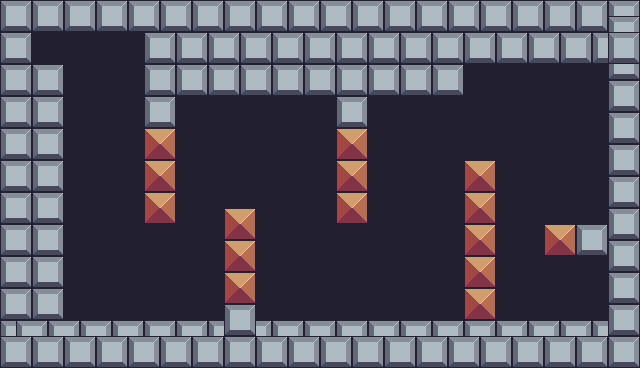

The image is a tile-based game level rendered from a .tmx file. Its description and complete source (layers, tilesets, objects, tile grids) follow:
An orthogonal 40x23 tile map with 16x16 px tiles, 1 tile layer (Tile Layer 1) and 20 objects (13x ColllisionRecs, 3x Fruit, Player, Diamond, Shrinker, ...).

<map version="1.10" tiledversion="1.10.2" orientation="orthogonal" renderorder="right-down" width="40" height="23" tilewidth="16" tileheight="16" infinite="0" nextlayerid="8" nextobjectid="145">
 <tileset firstgid="1" source="maize.tsx" />
 <layer id="1" name="Tile Layer 1" width="40" height="23">
  <data encoding="csv">
124,125,124,125,124,125,124,125,124,125,124,125,124,125,124,125,124,125,124,125,124,125,124,125,124,125,124,125,124,125,124,125,124,125,124,125,124,125,124,125,
146,147,146,147,146,147,146,147,146,147,146,147,146,147,146,147,146,147,146,147,146,147,146,147,146,147,146,147,146,147,146,147,146,147,146,147,146,147,124,125,
124,125,24,24,24,24,24,24,24,124,125,124,125,124,125,124,125,124,125,124,125,124,125,124,125,124,125,124,125,124,125,124,125,124,125,124,125,124,124,125,
146,147,24,24,24,24,24,24,24,146,147,146,147,146,147,146,147,146,147,146,147,146,147,146,147,146,147,146,147,146,147,146,147,146,147,146,147,146,146,147,
124,125,124,125,24,24,24,24,24,124,125,124,125,124,125,124,125,124,125,124,125,124,125,124,125,124,125,124,125,24,24,24,24,24,24,24,24,24,146,147,
146,147,146,147,24,24,24,24,24,146,147,146,147,146,147,146,147,146,147,146,147,146,147,146,147,146,147,146,147,24,24,24,24,24,24,24,24,24,124,125,
124,125,124,125,24,24,24,24,24,124,125,24,24,24,24,24,24,24,24,24,24,124,125,24,24,24,24,24,24,24,24,24,24,24,24,24,24,24,146,147,
146,147,146,147,24,24,24,24,24,146,147,24,24,24,24,24,24,24,24,24,24,146,147,24,24,24,24,24,24,24,24,24,24,24,24,24,24,24,124,125,
124,125,124,125,24,24,24,24,24,36,37,24,24,24,24,24,24,24,24,24,24,36,37,24,24,24,24,24,24,24,24,24,24,24,24,24,24,24,146,147,
146,147,146,147,24,24,24,24,24,58,59,24,24,24,24,24,24,24,24,24,24,58,59,24,24,24,24,24,24,24,24,24,24,24,24,24,24,24,124,125,
124,125,124,125,24,24,24,24,24,36,37,24,24,24,24,24,24,24,24,24,24,36,37,24,24,24,24,24,24,36,37,24,24,24,24,24,24,24,146,147,
146,147,146,147,24,24,24,24,24,58,59,24,24,24,24,24,24,24,24,24,24,58,59,24,24,24,24,24,24,58,59,24,24,24,24,24,24,24,124,125,
124,125,124,125,24,24,24,24,24,36,37,24,24,24,24,24,24,24,24,24,24,36,37,24,24,24,24,24,24,36,37,24,24,24,24,24,24,24,146,147,
146,147,146,147,24,24,24,24,24,58,59,24,24,24,36,37,24,24,24,24,24,58,59,24,24,24,24,24,24,58,59,24,24,24,24,24,24,24,124,125,
124,125,124,125,24,24,24,24,24,24,24,24,24,24,58,59,24,24,24,24,24,24,24,24,24,24,24,24,24,36,37,24,24,24,36,37,124,125,146,147,
146,147,146,147,24,24,24,24,24,24,24,24,24,24,36,37,24,24,24,24,24,24,24,24,24,24,24,24,24,58,59,24,24,24,58,59,146,147,124,125,
124,125,124,125,24,24,24,24,24,24,24,24,24,24,58,59,24,24,24,24,24,24,24,24,24,24,24,24,24,36,37,24,24,24,24,24,24,24,146,147,
146,147,146,147,24,24,24,24,24,24,24,24,24,24,36,37,24,24,24,24,24,24,24,24,24,24,24,24,24,58,59,24,24,24,24,24,24,24,124,125,
124,125,124,125,24,24,24,24,24,24,24,24,24,24,58,59,24,24,24,24,24,24,24,24,24,24,24,24,24,36,37,24,24,24,24,24,24,24,146,147,
146,147,146,147,24,24,24,24,24,24,24,24,24,24,124,125,24,24,24,24,24,24,24,24,24,24,24,24,24,58,59,24,24,24,24,24,24,24,124,125,
124,124,125,124,125,124,125,124,125,124,125,124,125,124,146,147,125,124,125,124,125,124,125,124,125,124,125,124,125,124,125,124,125,124,125,124,125,124,146,147,
124,125,124,125,124,125,124,125,124,125,124,125,124,125,124,125,124,125,124,125,124,125,124,125,124,125,124,125,124,125,124,125,124,125,124,125,124,125,124,125,
146,147,146,147,146,147,146,147,146,147,146,147,146,147,146,147,146,147,146,147,146,147,146,147,146,147,146,147,146,147,146,147,146,147,146,147,146,147,146,147
</data>
 </layer>
 <objectgroup id="2" name="Spawnpoints">
  <object id="5" name="Player" type="Player" x="96" y="64" width="16" height="16" />
  <object id="133" name="Orange" type="Fruit" x="95.3333" y="240" width="16.6667" height="16" />
  <object id="141" name="Diamond" type="Diamond" x="344.833" y="247" width="16.6667" height="16" />
  <object id="142" name="Shrinker" type="Shrinker" x="98.3333" y="177" width="15.1667" height="15.5" />
  <object id="137" name="Orange" type="Fruit" x="145" y="273" width="15" height="15" />
  <object id="139" name="Orange" type="Fruit" x="272" y="161" width="15" height="15" />
  <object id="144" name="trophy" type="trophy" x="575.823" y="269.58" width="23.1364" height="28.5909" />
 </objectgroup>
 <objectgroup id="3" name="Collisions">
  <object id="6" name="ColllisionRecs" type="ColllisionRecs" x="48.1818" y="16" width="112" height="16" />
  <object id="7" name="ColllisionRecs" type="ColllisionRecs" x="144" y="32" width="32" height="191.818" />
  <object id="8" name="ColllisionRecs" type="ColllisionRecs" x="48" y="30" width="16" height="290" />
  <object id="9" name="ColllisionRecs" type="ColllisionRecs" x="48" y="320" width="176" height="16" />
  <object id="10" name="ColllisionRecs" type="ColllisionRecs" x="224" y="208" width="32" height="128" />
  <object id="12" name="ColllisionRecs" type="ColllisionRecs" x="256" y="320" width="208" height="16" />
  <object id="13" name="ColllisionRecs" type="ColllisionRecs" x="464" y="160" width="32" height="176" />
  <object id="14" name="ColllisionRecs" type="ColllisionRecs" x="496" y="320" width="112" height="16" />
  <object id="15" name="ColllisionRecs" type="ColllisionRecs" x="544" y="224" width="64" height="32" />
  <object id="16" name="ColllisionRecs" type="ColllisionRecs" x="608" y="64" width="16" height="272" />
  <object id="17" name="ColllisionRecs" type="ColllisionRecs" x="464" y="48" width="144" height="16" />
  <object id="19" name="ColllisionRecs" type="ColllisionRecs" x="336" y="96" width="32" height="128" />
  <object id="20" name="ColllisionRecs" type="ColllisionRecs" x="176" y="64" width="288" height="32" />
 </objectgroup>
</map>
